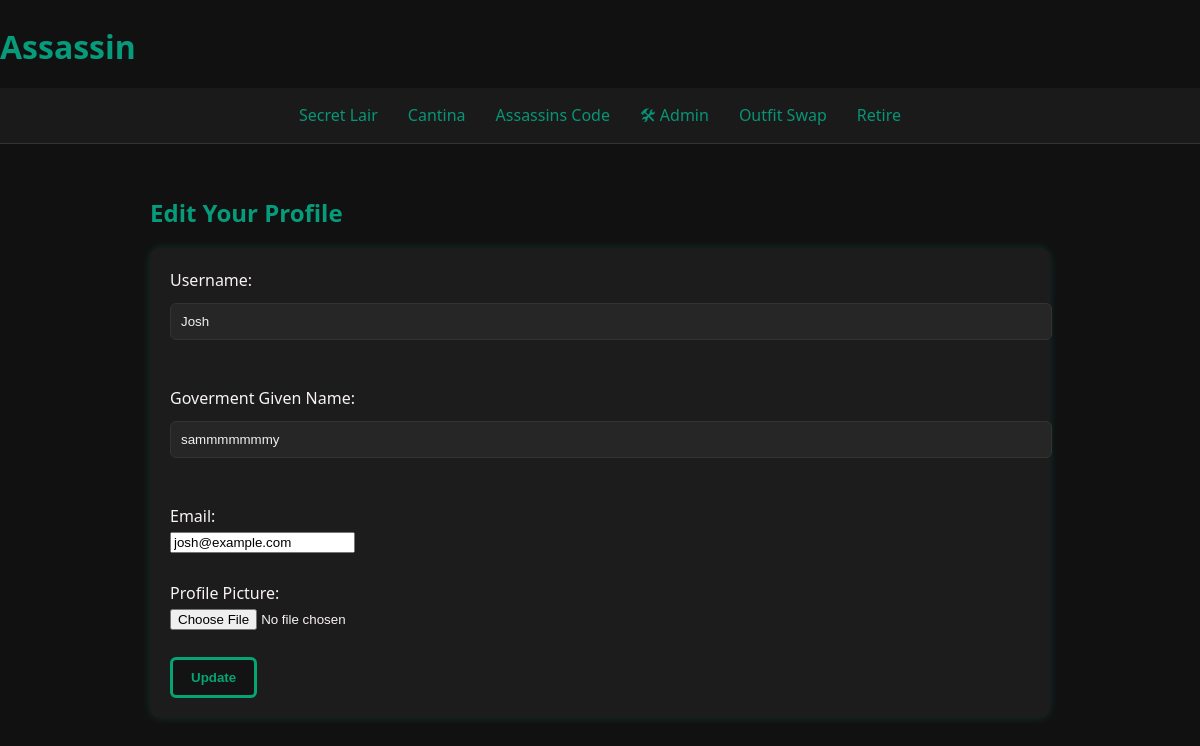
The app's page /profile/edit (signed in), older data.
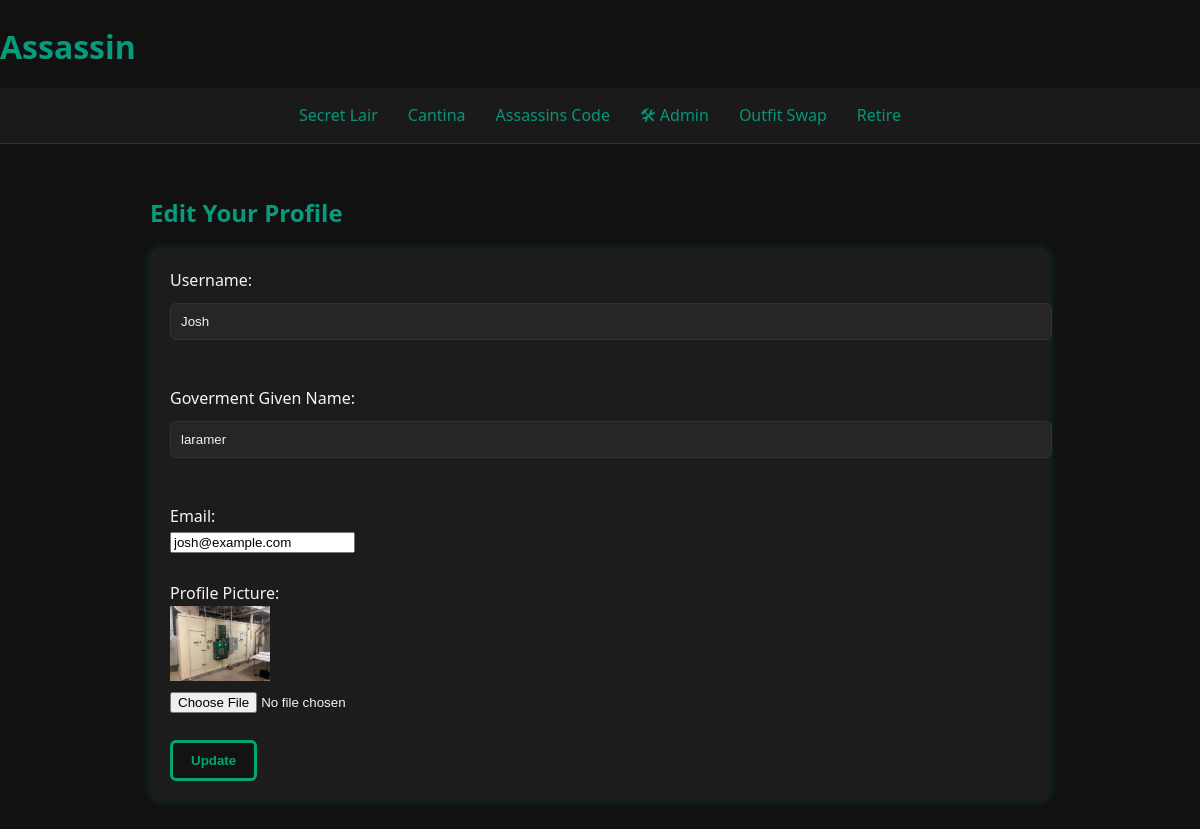
The same page, newer data.
### models.py (models this page shows)
class Player(UserMixin, db.Model):
    id = db.Column(db.Integer, primary_key=True)
    username = db.Column(db.String(80), unique=True, nullable=False)
    email = db.Column(db.String(120), unique=True, nullable=False)
    password = db.Column(db.String(200), nullable=False)
    profile_pic = db.Column(db.String(200), nullable=True)
    status = db.Column(db.String(20), default="active")
    is_admin = db.Column(db.Boolean, default=False)
    can_be_targeted_multiple_times = db.Column(db.Boolean, default=False)
    max_times_targeted = db.Column(db.Integer, default=1)
    can_have_multiple_contracts = db.Column(db.Boolean, default=False)
    max_contracts_per_round = db.Column(db.Integer, default=1)
    untouchable_count = db.Column(db.Integer, default=0)
    times_kia = db.Column(db.Integer, default=0)
    actual_name = db.Column(db.String(120), nullable=True)

### routes.py (the view, shortened to what this page needs)
@routes_bp.route("/profile/edit", methods=["GET", "POST"])
@login_required
def edit_profile():
    return render_template("edit_profile.html", user=current_user)

### auth.py (called while the page is built)
@login_manager.user_loader
def load_user(user_id):
    return Player.query.get(int(user_id))

### templates/edit_profile.html
{% extends "base.html" %}
{% block content %}
<h2>Edit Your Profile</h2>
<form method="POST" enctype="multipart/form-data">
  <label>Username:</label><br>
  <input type="text" name="username" value="{{ user.username }}"><br><br>
  <label>Goverment Given Name:</label><br>
  <input type="text" name="actual_name" value="{{ user.actual_name }}"><br><br>
  <label>Email:</label><br>
  <input type="email" name="email" value="{{ user.email }}"><br><br>
  <label>Profile Picture:</label><br>
  {% if user.profile_pic %}
    <img src="{{ url_for('static', filename='uploads/' + user.profile_pic) }}" width="100"><br>
  {% endif %}
  <input type="file" name="profile_pic"><br><br>
  <button type="submit">Update</button>
</form>
{% endblock %}

Row changes from the older to the newer data that the page shows:
changed Player "Josh": actual_name "sammmmmmmy" → "laramer"; profile_pic: picture added
